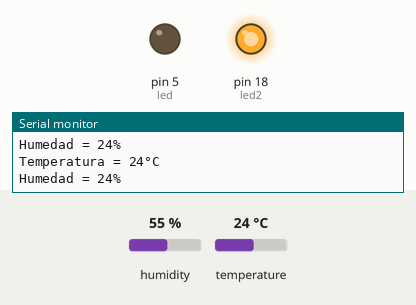
Simulated run of this sketch. Board: Arduino Uno, built with avr-gcc and run on an emulated ATmega328P. Shown: output pins drawn as LEDs (lit = HIGH), the last lines printed to the serial monitor. The test bench sets the inputs (shaded band); at power-on: temperature 24 °C, humidity 55 %.

Above: at 3.8 s.
3.9 s: temperature set to 28 °C
10.2 s: temperature set to 31 °C
At 16.1 s:
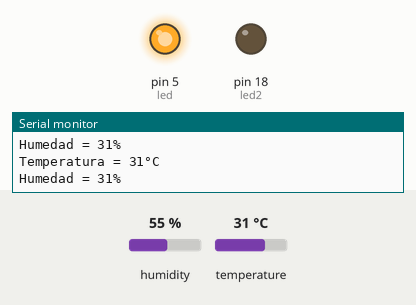
16.6 s: temperature set to 12 °C
At 22.3 s:
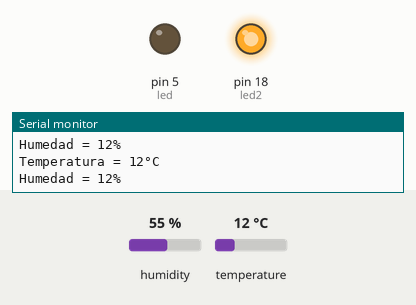
22.6 s: temperature set to 33 °C
At 27.5 s:
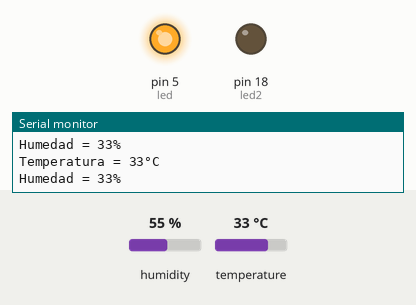
Timing chart, 0 to 29.0 s (numbered marks = the images above; inputs shaded):
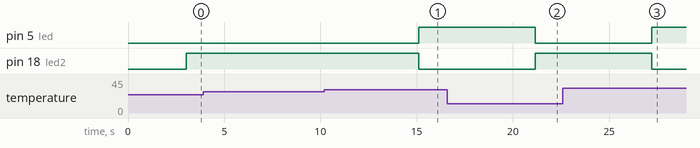

The sketch:

Sensor_de_humedad_y_temperatura.ino
```cpp
#include "DHT.h"
int led = 5;
int led2 = 18;
int sensorTemperatura = 4;
DHT sensor(sensorTemperatura, DHT11);
int temp, hum;
void setup() {
  pinMode(led, OUTPUT);
  pinMode(led2, OUTPUT);
  Serial.begin(9600);
  Serial.println("Inicializando el Sensor DHT11");
  sensor.begin();
}

void loop() {
  //Obtener temperatura
  temp = sensor.readTemperature();
  Serial.print("Temperatura = ");
  Serial.print(temp);
  Serial.print("°C");
  Serial.println();
    //Obtener húmedad del aire
  hum = sensor.readHumidity();
  Serial.print("Humedad = ");
  Serial.print(temp);
  Serial.print("%");
  Serial.println();
  delay(3000);

  if (temp>=30){
  digitalWrite(led, HIGH);
  digitalWrite(led2, LOW);


  } else if(temp<30){
  digitalWrite(led, LOW);
  digitalWrite(led2, HIGH);
  }

  Serial.println();

}
```

Measured:
- the behaviour switches between 29 and 30 °C on temperature (found by bisection; images 0 and 1)
- after the input at 10.2 s, pin 5 (led): LOW → HIGH after 4.9 s; pin 18 (led2): HIGH → LOW after 4.9 s
- after the input at 16.6 s, pin 5 (led): HIGH → LOW after 4.6 s; pin 18 (led2): LOW → HIGH after 4.6 s
- after the input at 22.6 s, pin 5 (led): LOW → HIGH after 4.6 s; pin 18 (led2): HIGH → LOW after 4.6 s
